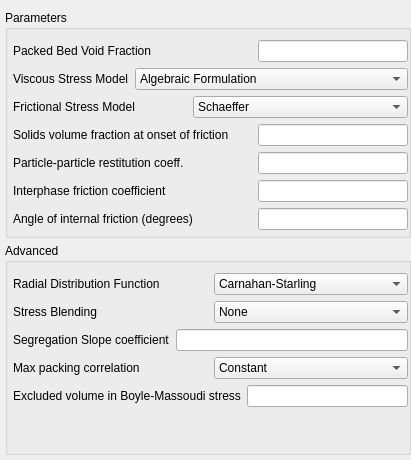
     <widget class="QWidget" name="TFM">
      <property name="sizePolicy">
       <sizepolicy hsizetype="Expanding" vsizetype="Expanding">
        <horstretch>0</horstretch>
        <verstretch>0</verstretch>
       </sizepolicy>
      </property>
      <layout class="QGridLayout" name="gridLayout_3">
       <property name="leftMargin">
        <number>5</number>
       </property>
       <property name="topMargin">
        <number>10</number>
       </property>
       <property name="rightMargin">
        <number>0</number>
       </property>
       <property name="bottomMargin">
        <number>5</number>
       </property>
       <property name="spacing">
        <number>5</number>
       </property>
       <item row="0" column="0">
        <widget class="QGroupBox" name="groupBox_35">
         <property name="title">
          <string>Parameters</string>
         </property>
         <property name="flat">
          <bool>true</bool>
         </property>
         <layout class="QVBoxLayout" name="verticalLayout">
          <property name="leftMargin">
           <number>5</number>
          </property>
          <property name="topMargin">
           <number>10</number>
          </property>
          <property name="rightMargin">
           <number>0</number>
          </property>
          <property name="bottomMargin">
           <number>5</number>
          </property>
          <item>
           <layout class="QHBoxLayout" name="horizontalLayout_5">
            <item>
             <widget class="QLabel" name="label_138">
              <property name="text">
               <string>Packed Bed Void Fraction</string>
              </property>
             </widget>
            </item>
            <item>
             <widget class="LineEdit" name="lineedit_keyword_ep_star_2">
              <property name="maximumSize">
               <size>
                <width>150</width>
                <height>16777215</height>
               </size>
              </property>
             </widget>
            </item>
           </layout>
          </item>
          <item>
           <layout class="QHBoxLayout" name="horizontalLayout_6">
            <item>
             <widget class="QLabel" name="label_kt_type">
              <property name="text">
               <string>Viscous Stress Model</string>
              </property>
             </widget>
            </item>
            <item>
             <widget class="ComboBox" name="combobox_kt_type">
              <item>
               <property name="text">
                <string>Algebraic Formulation</string>
               </property>
              </item>
              <item>
               <property name="text">
                <string>Lun et al, 1984</string>
               </property>
              </item>
              <item>
               <property name="text">
                <string>Iddir &amp; Arastoopour, 2005</string>
               </property>
              </item>
              <item>
               <property name="text">
                <string>Simonin, 1996</string>
               </property>
              </item>
              <item>
               <property name="text">
                <string>Cao &amp; Ahmadi, 1995</string>
               </property>
              </item>
              <item>
               <property name="text">
                <string>Garzo and Dufty, 1999</string>
               </property>
              </item>
              <item>
               <property name="text">
                <string>Garzo, Tenneti, Subramaniam, Hrenya, 2012</string>
               </property>
              </item>
              <item>
               <property name="text">
                <string>Garzo, Hrenya and Dufty, 2007</string>
               </property>
              </item>
             </widget>
            </item>
           </layout>
          </item>
          <item>
           <layout class="QHBoxLayout" name="horizontalLayout_7">
            <item>
             <widget class="QLabel" name="label_friction_model">
              <property name="text">
               <string>Frictional Stress Model</string>
              </property>
             </widget>
            </item>
            <item>
             <widget class="ComboBox" name="combobox_friction_model">
              <item>
               <property name="text">
                <string>Schaeffer</string>
               </property>
              </item>
              <item>
               <property name="text">
                <string>Srivastava and Sundaresan, 2003</string>
               </property>
              </item>
              <item>
               <property name="text">
                <string>Only Solids Pressure</string>
               </property>
              </item>
             </widget>
            </item>
           </layout>
          </item>
          <item>
           <layout class="QHBoxLayout" name="horizontalLayout_13">
            <item>
             <widget class="QLabel" name="label_eps_f_min">
              <property name="text">
               <string>Solids volume fraction at onset of friction</string>
              </property>
             </widget>
            </item>
            <item>
             <widget class="LineEdit" name="lineedit_keyword_eps_f_min">
              <property name="maximumSize">
               <size>
                <width>150</width>
                <height>16777215</height>
               </size>
              </property>
             </widget>
            </item>
           </layout>
          </item>
          <item>
           <layout class="QHBoxLayout" name="horizontalLayout_14">
            <item>
             <widget class="QLabel" name="label_c_e">
              <property name="text">
               <string>Particle-particle restitution coeff.</string>
              </property>
             </widget>
            </item>
            <item>
             <widget class="LineEdit" name="lineedit_keyword_c_e">
              <property name="maximumSize">
               <size>
                <width>150</width>
                <height>16777215</height>
               </size>
              </property>
             </widget>
            </item>
           </layout>
          </item>
          <item>
           <layout class="QHBoxLayout" name="horizontalLayout_15">
            <item>
             <widget class="QLabel" name="label_c_f">
              <property name="text">
               <string>Interphase friction coefficient</string>
              </property>
             </widget>
            </item>
            <item>
             <widget class="LineEdit" name="lineedit_keyword_c_f">
              <property name="maximumSize">
               <size>
                <width>150</width>
                <height>16777215</height>
               </size>
              </property>
             </widget>
            </item>
           </layout>
          </item>
          <item>
           <layout class="QHBoxLayout" name="horizontalLayout_16">
            <item>
             <widget class="QLabel" name="label_phi">
              <property name="text">
               <string>Angle of internal friction (degrees)</string>
              </property>
             </widget>
            </item>
            <item>
             <widget class="LineEdit" name="lineedit_keyword_phi">
              <property name="maximumSize">
               <size>
                <width>150</width>
                <height>16777215</height>
               </size>
              </property>
             </widget>
            </item>
           </layout>
          </item>
         </layout>
        </widget>
       </item>
       <item row="2" column="0">
        <widget class="QGroupBox" name="groupbox_tfm_advanced">
         <property name="title">
          <string>Advanced</string>
         </property>
         <property name="flat">
          <bool>true</bool>
         </property>
         <layout class="QVBoxLayout" name="verticalLayout_5">
          <property name="leftMargin">
           <number>5</number>
          </property>
          <property name="topMargin">
           <number>10</number>
          </property>
          <property name="rightMargin">
           <number>0</number>
          </property>
          <property name="bottomMargin">
           <number>5</number>
          </property>
          <item>
           <layout class="QHBoxLayout" name="horizontalLayout_11">
            <item>
             <widget class="QLabel" name="label_rdf_type">
              <property name="text">
               <string>Radial Distribution Function</string>
              </property>
             </widget>
            </item>
            <item>
             <widget class="ComboBox" name="combobox_rdf_type">
              <item>
               <property name="text">
                <string>Carnahan-Starling</string>
               </property>
              </item>
              <item>
               <property name="text">
                <string>Lebowitz</string>
               </property>
              </item>
              <item>
               <property name="text">
                <string>Mansoori</string>
               </property>
              </item>
              <item>
               <property name="text">
                <string>Modified Lebowitz</string>
               </property>
              </item>
              <item>
               <property name="text">
                <string>Modified Mansoori</string>
               </property>
              </item>
             </widget>
            </item>
           </layout>
          </item>
          <item>
           <layout class="QHBoxLayout" name="horizontalLayout_8">
            <item>
             <widget class="QLabel" name="label_blending_function">
              <property name="text">
               <string>Stress Blending</string>
              </property>
             </widget>
            </item>
            <item>
             <widget class="ComboBox" name="combobox_blending_function">
              <item>
               <property name="text">
                <string>None</string>
               </property>
              </item>
              <item>
               <property name="text">
                <string>Hyperbolic Tangent</string>
               </property>
              </item>
              <item>
               <property name="text">
                <string>Sigmoidal</string>
               </property>
              </item>
             </widget>
            </item>
           </layout>
          </item>
          <item>
           <layout class="QHBoxLayout" name="horizontalLayout_9">
            <item>
             <widget class="QLabel" name="label_segregation_slope_coefficient">
              <property name="text">
               <string>Segregation Slope coefficient</string>
              </property>
             </widget>
            </item>
            <item>
             <widget class="LineEdit" name="lineedit_keyword_segregation_slope_coefficient"/>
            </item>
           </layout>
          </item>
          <item>
           <layout class="QHBoxLayout" name="horizontalLayout_10">
            <item>
             <widget class="QLabel" name="label_max_packing_correlation">
              <property name="text">
               <string>Max packing correlation</string>
              </property>
             </widget>
            </item>
            <item>
             <widget class="ComboBox" name="combobox_max_packing_correlation">
              <item>
               <property name="text">
                <string>Constant</string>
               </property>
              </item>
              <item>
               <property name="text">
                <string>Yu and Standish</string>
               </property>
              </item>
              <item>
               <property name="text">
                <string>Fedors and Landel</string>
               </property>
              </item>
             </widget>
            </item>
           </layout>
          </item>
          <item>
           <layout class="QHBoxLayout" name="horizontalLayout_12">
            <item>
             <widget class="QLabel" name="label_v_ex">
              <property name="text">
               <string>Excluded volume in Boyle-Massoudi stress</string>
              </property>
             </widget>
            </item>
            <item>
             <widget class="LineEdit" name="lineedit_keyword_v_ex"/>
            </item>
           </layout>
          </item>
          <item>
           <spacer name="verticalSpacer_2">
            <property name="orientation">
             <enum>Qt::Vertical</enum>
            </property>
            <property name="sizeHint" stdset="0">
             <size>
              <width>20</width>
              <height>40</height>
             </size>
            </property>
           </spacer>
          </item>
         </layout>
        </widget>
       </item>
      </layout>
     </widget>
